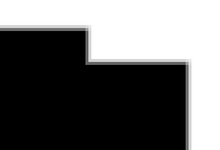
%> input picture Matlab/Test Images/doppio angolo.jpg, 220 x 150 px, shrunk from 448 x 305 before the run
$ octave ScriptHarrisIterationWGaussian.m   (GNU Octave 9; MATLAB toolbox functions it lacks are replaced by stand-ins)
%> lines starting %> are read from the running program, lines starting %| are printed output that depends on the picture
### Matlab/Code/HarrisAlg.m
function corners = HarrisAlg(I, varargin)

method = 'Harris';
% harrisMinEigen Compute corner metric
%   POINTS = harrisMinEigen('Harris',I) returns a cornerPoints object,
%   POINTS, containing information about the feature points detected in a
%   2-D grayscale image I, using the Harris-Stephens algorithm.
%
%   POINTS = harrisMinEigen('MinEigen',I) returns a cornerPoints object,
%   POINTS, containing information about the feature points detected in a
%   2-D grayscale image I, using the minimum eigenvalue algorithm developed
%   by Shi and Tomasi.
%
%   POINTS = harrisMinEigen(...,Name,Value) specifies additional
%   name-value pair arguments described below:
%
%   'MinQuality'  A scalar Q, 0 <= Q <= 1, specifying the minimum accepted
%                 quality of corners as a fraction of the maximum corner
%                 metric value in the image. Larger values of Q can be used
%                 to remove erroneous corners.
%
%                 Default: 0.01
%
%   'FilterSize'  An odd integer, S >= 3, specifying a Gaussian filter
%                 which is used to smooth the gradient of the image.
%                 The size of the filter is S-by-S and the standard
%                 deviation of the filter is (S/3).
%
%                 Default: 5
%
%   'ROI'         A vector of the format [X Y WIDTH HEIGHT], specifying
%                 a rectangular region in which corners will be detected.
%                 [X Y] is the upper left corner of the region.
%
%                 Default: [1 1 size(I,2) size(I,1)]
%
% Class Support
% -------------
% The input image I can be logical, uint8, int16, uint16, single, or
% double, and it must be real and nonsparse.

% Copyright 2012 The MathWorks, Inc.

%#codegen
%#ok<*EMCA>

% Check and parse inputs.
if isSimMode()
    try %#ok<EMTC>
        [params, filterSize] = parseInputs(I, varargin{:});
    catch ME
        throwAsCaller(ME);
    end
else
    [params, filterSize] = parseInputs(I, varargin{:});
end

% Convert image to single.
I = im2single(I);


if params.usingROI
    % If an ROI has been defined, we expand it so corners will be detected
    % on valid pixels instead of padded pixels. We then crop the image
    % within the expanded region.
    imageSize   = size(I);
    expandSize  = floor(params.FilterSize / 2);
    expandedROI = vision.internal.detector.expandROI(imageSize, ...
        params.ROI, expandSize);
    Ic = vision.internal.detector.cropImage(I, expandedROI);
else
    expandedROI = coder.nullcopy(zeros(1, 4, 'like', params.ROI));
    Ic = I;
end

% Create a 2-D Gaussian filter.
filter2D = createFilter(filterSize);
% Compute the corner metric matrix.
metricMatrix = cornerMetric(method, Ic, filter2D);
% Find peaks, i.e., corners, in the corner metric matrix.
locations = vision.internal.findPeaks(metricMatrix, params.MinQuality);
% locations = subPixelLocation(metricMatrix, locations);

% Compute corner metric values at the corner locations.
metricValues = computeMetric(metricMatrix, locations);

if params.usingROI
    % Because the ROI was expanded earlier, we need to exclude corners
    % which locate outside the original ROI.
    [locations, metricValues] = ...
        vision.internal.detector.excludePointsOutsideROI(...
        params.ROI, expandedROI, locations, metricValues);
end

% Pack the output to a cornerPoints object.
corners = cornerPoints(locations, 'Metric', metricValues);

%==========================================================================
% Compute corner metric value at the sub-pixel locations by using
% bilinear interpolation
% [13 lines left out: function computeMetric, not called in this run]

%==========================================================================
% Compute corner metric matrix
% [32 lines left out: function cornerMetric, not called in this run]

%==========================================================================
% Compute sub-pixel locations
function loc = subPixelLocation(metric, loc)
loc = subPixelLocationImpl(metric, reshape(loc', 2, 1, []));
loc = squeeze(loc)';

%==========================================================================
% Compute sub-pixel locations using bi-variate quadratic function fitting.
% Reference: http://en.wikipedia.org/wiki/Quadratic_function
% [48 lines left out: function subPixelLocationImpl, not called in this run]

%==========================================================================
% Create a Gaussian filter
function f = createFilter(filterSize)
sigma = filterSize / 3;
f = fspecial('gaussian', filterSize, sigma);

%==========================================================================
% [14 lines left out: function parseInputs, not called in this run]

%==========================================================================
% [23 lines left out: function parseInputs_sim, not called in this run]

%==========================================================================
% [40 lines left out: function parseInputs_cg, not called in this run]

%==========================================================================
function [filterSize] = getFilterSizeDefault()
filterSize = coder.internal.const(5);

%==========================================================================
% [5 lines left out: function getParameterDefaults, not called in this run]

%==========================================================================
% [6 lines left out: function getEmlParserProperties, not called in this run]

%==========================================================================
% [6 lines left out: function getDefaultParametersNoVal, not called in this run]

%==========================================================================
% [5 lines left out: function checkImage, not called in this run]

%==========================================================================
% [14 lines left out: function checkFilterSize, not called in this run]

%==========================================================================
function flag = isSimMode()

flag = isempty(coder.target);

### Matlab/Code/ScriptHarrisIterationWGaussian.m
clear all
close all
clc

filterSize = 5;
sigma = filterSize / 3;
f = fspecial('gaussian', filterSize, sigma);


w = 2;
numero_corner = 3;
larghezza_finestra = 7;
numero_iterazioni = 5;

I = imread('doppio angolo.jpg');
%> I is the input picture: size 150x220x3 uint8; min 0, max 255, mean 105.3
I = double(rgb2gray(I));
%> I: size 150x220 double

imshow(I,imref2d(size(I)),[],'InitialMagnification','fit');
hold on;


A = imfilter(I,[-1 0 1] ,'replicate','same','conv');
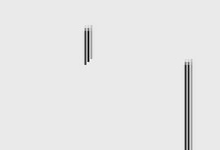
%> A: size 150x220 double; min -137, max 12, mean -1.87; drawn with min black and max white
B = imfilter(I,[-1 0 1]','replicate','same','conv');
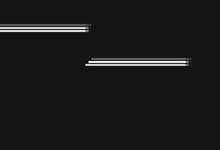
%> B: size 150x220 double; min -10, max 120, mean 2.9; drawn with min black and max white
%> the run ends on the next line

Corn = HarrisAlg(I,'FilterSize',larghezza_finestra);

$ run again, with Matlab/Test Images/C*C.jpg copied over Matlab/Test Images/doppio angolo.jpg
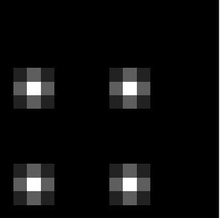
%> input picture Matlab/Test Images/C*C.jpg, 220 x 218 px, shrunk from 344 x 341 before the run
%> I is the input picture: size 218x220x3 uint8; min 0, max 255, mean 13.2
%> I: size 218x220 double
%> `A = imfilter(I,[-1 0 1] ,'replicate','same','conv');`:
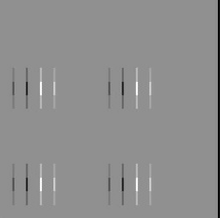
%> A: size 218x220 double; min -219, max 168, mean -2; drawn with min black and max white
%> `B = imfilter(I,[-1 0 1]','replicate','same','conv');`:
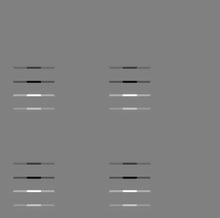
%> B: size 218x220 double; min -176, max 172, mean 0; drawn with min black and max white

$ run again, with Matlab/Test Images/GsImage copia 2.jpg copied over Matlab/Test Images/doppio angolo.jpg
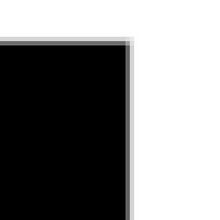
%> input picture Matlab/Test Images/GsImage copia 2.jpg, 220 x 220 px, shrunk from 305 x 305 before the run
%> I is the input picture: size 220x220x3 uint8; min 0, max 255, mean 134.3
%> I: size 220x220 double
%> `A = imfilter(I,[-1 0 1] ,'replicate','same','conv');`:
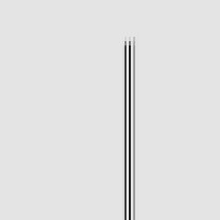
%> A: size 220x220 double; min -128, max 15, mean -1.87; drawn with min black and max white
%> `B = imfilter(I,[-1 0 1]','replicate','same','conv');`:
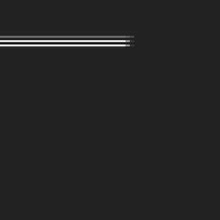
%> B: size 220x220 double; min -19, max 121, mean 1.4; drawn with min black and max white
